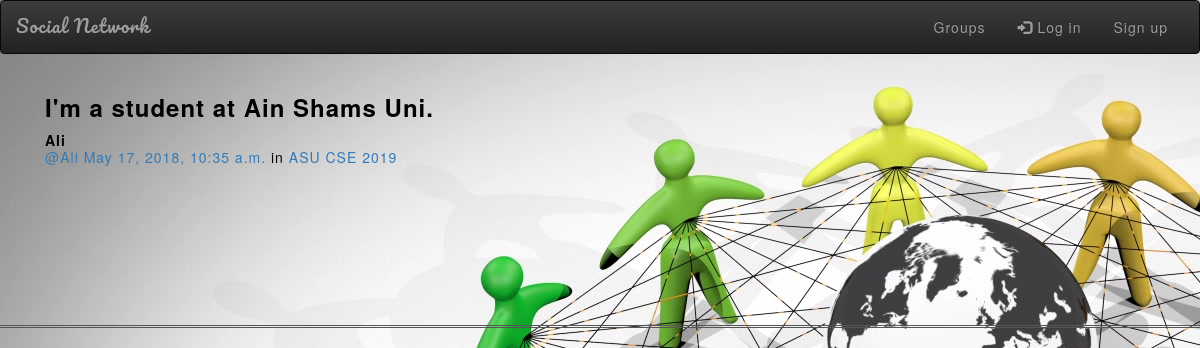
The app's page /posts/by/Ali/2/ with its own data.
### posts/models.py (models this page shows, shortened)
class Post(models.Model):
    user = models.ForeignKey(User, related_name="posts" , on_delete=models.CASCADE)
    created_at = models.DateTimeField(auto_now=True)
    message = models.TextField()
    message_html = models.TextField(editable=False)
    group = models.ForeignKey(Group, related_name="posts",null=True, blank=True , on_delete=models.CASCADE)
    class Meta:
        ordering = ["-created_at"]
        unique_together = ["user", "message"]

### groups/models.py (models this page shows, shortened)
class Group(models.Model):
    name = models.CharField(max_length=255, unique=True)
    slug = models.SlugField(allow_unicode=True, unique=True)
    description = models.TextField(blank=True, default='')
    description_html = models.TextField(editable=False, default='', blank=True)
    members = models.ManyToManyField(User,through="GroupMember")
    class Meta:
        ordering = ["name"]

### posts/views.py (the view)
# urls.py: url(r"by/(?P<username>[-\w]+)/(?P<pk>\d+)/$",views.PostDetail.as_view(),name="single"),
class PostDetail(SelectRelatedMixin, generic.DetailView):
    model = models.Post
    select_related = ("user", "group")
    def get_queryset(self):
        queryset = super().get_queryset()
        return queryset.filter(
            user__username__iexact=self.kwargs.get("username")
        )

### posts/templates/posts/post_detail.html
{% extends "posts/post_base.html" %}
{% block post_content %}
<div class="col-md-8">
    {% include "posts/_post.html" %}
</div>
{% endblock %}

### posts/templates/posts/_post.html (shortened to what this page needs)
<div class="post media">
	<h3><strong>{{ post.message_html|safe }}</strong></h3>
	<div class="media-body">
		<strong>{{ post.user.username }}</strong>
		<h5 class="media-heading">
			<span class="username"><a href="{% url 'posts:for_user' username=post.user.username %}">@{{ post.user.username }}</a></span>
			<time class="time"><a href="{% url 'posts:single' username=post.user.username pk=post.pk %}">{{ post.created_at }}</a></time>
			{% if post.group %}
			<span class="group-name">in <a href="#">{{ post.group.name }}</a></span>
			{% endif %}
		</h5>
	</div>
</div>

### static/project_DS/master.css (style rules this page uses)
body { background: white url("images/3827200.jpg"); color: black; font-family: 'Helvetica Neue', "Yu Gothic Light"; letter-spacing: 1px; border-bottom: double #555; }

### records on screen
Post: message_html "I'm a student at Ain Shams Uni.", user.username "Ali", created_at "May 17, 2018, 10:35 a.m.", group.name "ASU CSE 2019"
